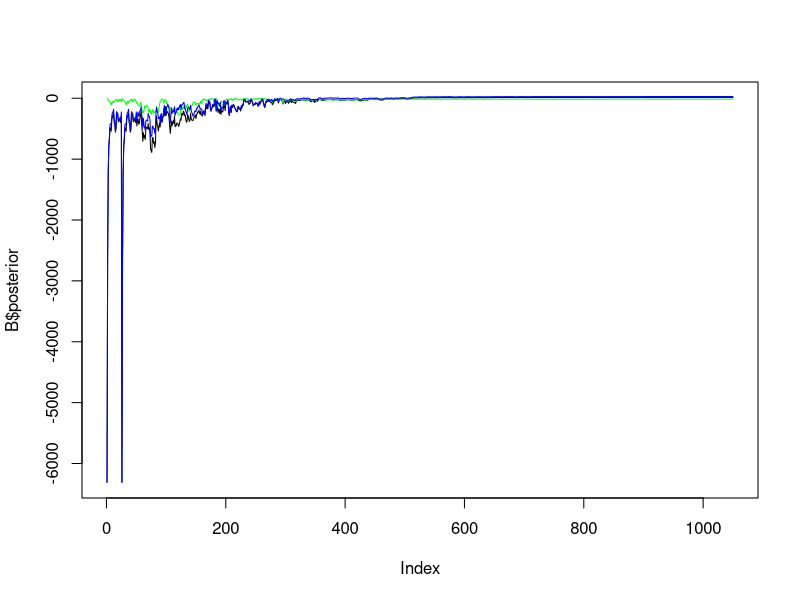
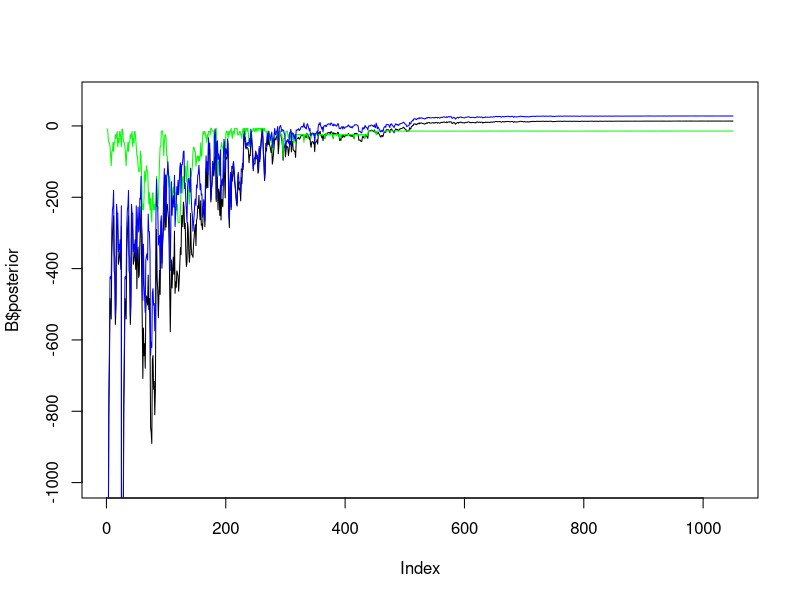
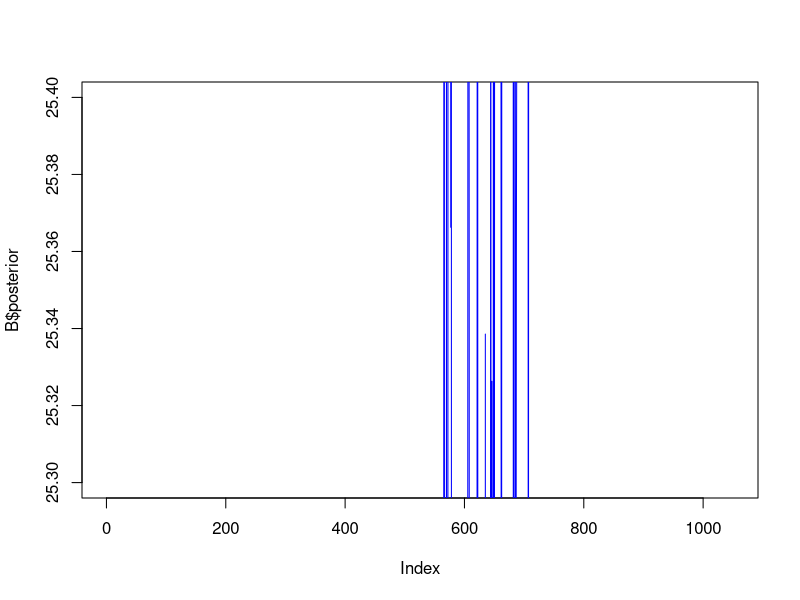

Write R code to recreate these figures, in order.

B = read.table("mcmc_samples.csv", header = T, sep = ",")


plot(B$posterior, type = "l")

lines(B$prior, type = "l", col = "green")

lines(B$likelihood, type = "l", col=  "blue")



plot(B$posterior, type = "l", ylim = c(-1000,80))

lines(B$prior, type = "l", col = "green")

lines(B$likelihood, type = "l", col=  "blue")

plot(B$posterior, type = "l", ylim = c(25.3,25.4))

lines(B$prior, type = "l", col = "green")

lines(B$likelihood, type = "l", col=  "blue")
